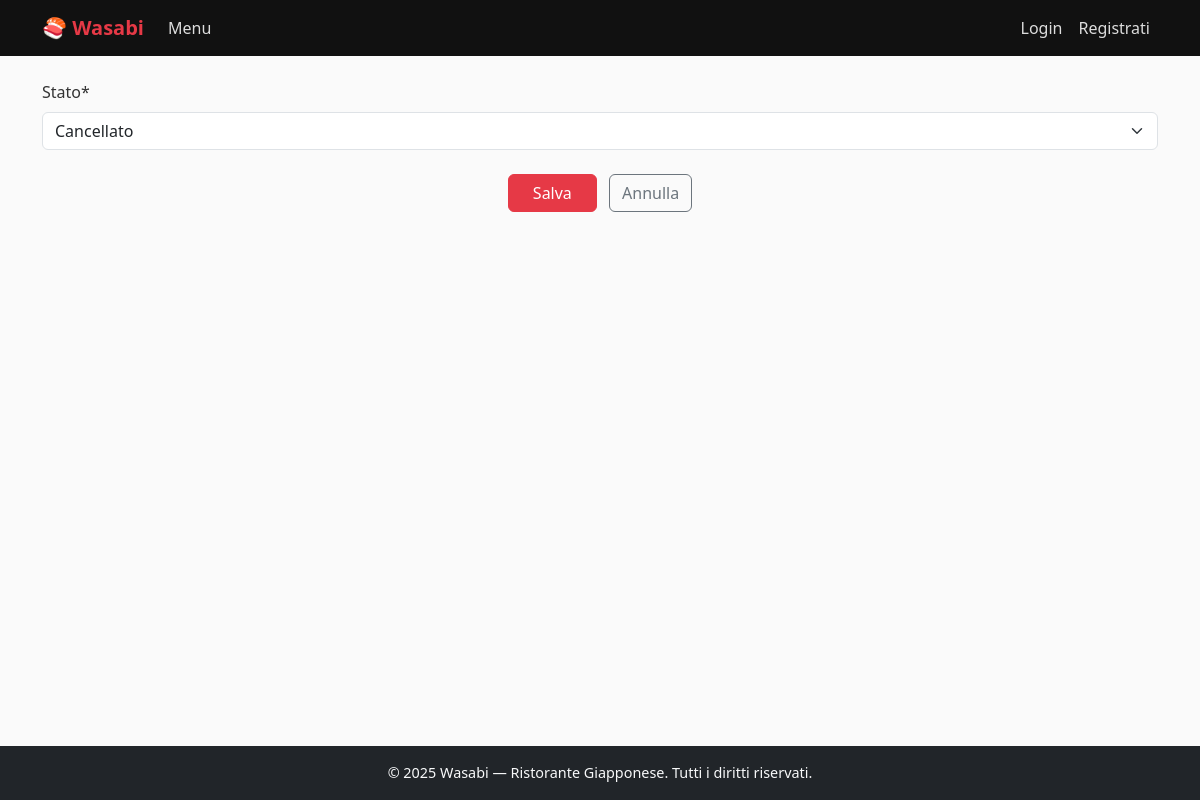
Page /takeaway/ordini/modifica/16 on the earlier database version.
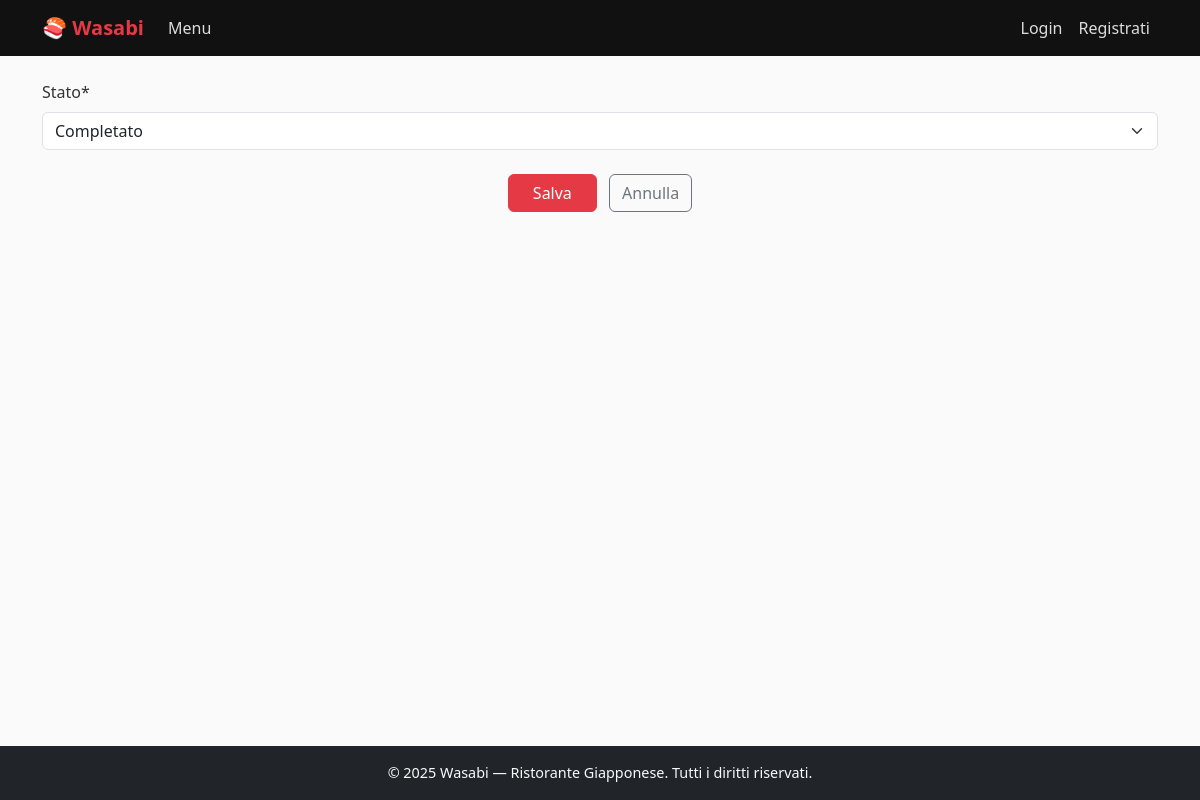
Same page on the later database version.
### takeaway/models.py (models this page shows, shortened)
class Ordine(models.Model):
    STATUS_CHOICES = [
        ('pending', 'In attesa'),
        ('completed', 'Completato'),
        ('cancelled', 'Cancellato'),
    ]
    cliente = models.ForeignKey(User, on_delete=models.CASCADE)
    orario_ritiro = models.DateTimeField()
    stato = models.CharField(max_length=20, choices=STATUS_CHOICES, default='pending')
    creato_il = models.DateTimeField(auto_now_add=True)

### takeaway/views.py (the view, shortened to what this page needs)
# urls.py: path('ordini/modifica/<int:pk>', OrdineUpdate.as_view(), name='ordine_update'),
class OrdineUpdate(GroupRequiredMixin, UpdateView):
    group_required = ["Dipendenti"]
    model = Ordine
    form_class = OrdineForm
    template_name = "takeaway/ordine/ordine_update.html"
    success_url = reverse_lazy("takeaway:ordini")

### takeaway/forms.py
class OrdineForm(forms.ModelForm):
    class Meta:
        model = Ordine
        fields = ["stato"]

### takeaway/templates/takeaway/ordine/ordine_update.html (shortened to what this page needs)
{% extends "base.html" %}
{% load crispy_forms_tags %}
{% block content %}
    <form method="post" enctype="multipart/form-data">
        {{ form|crispy }}
        <div class="mt-4 text-center">
            <button type="submit" class="btn btn-success px-4">Salva</button>
            <a href="{% url 'takeaway:ordini' %}" class="btn btn-outline-secondary ms-2">Annulla</a>
        </div>
    </form>
{% endblock %}

Differences in the rows shown:
changed Ordine: stato "Cancellato" → "Completato"
